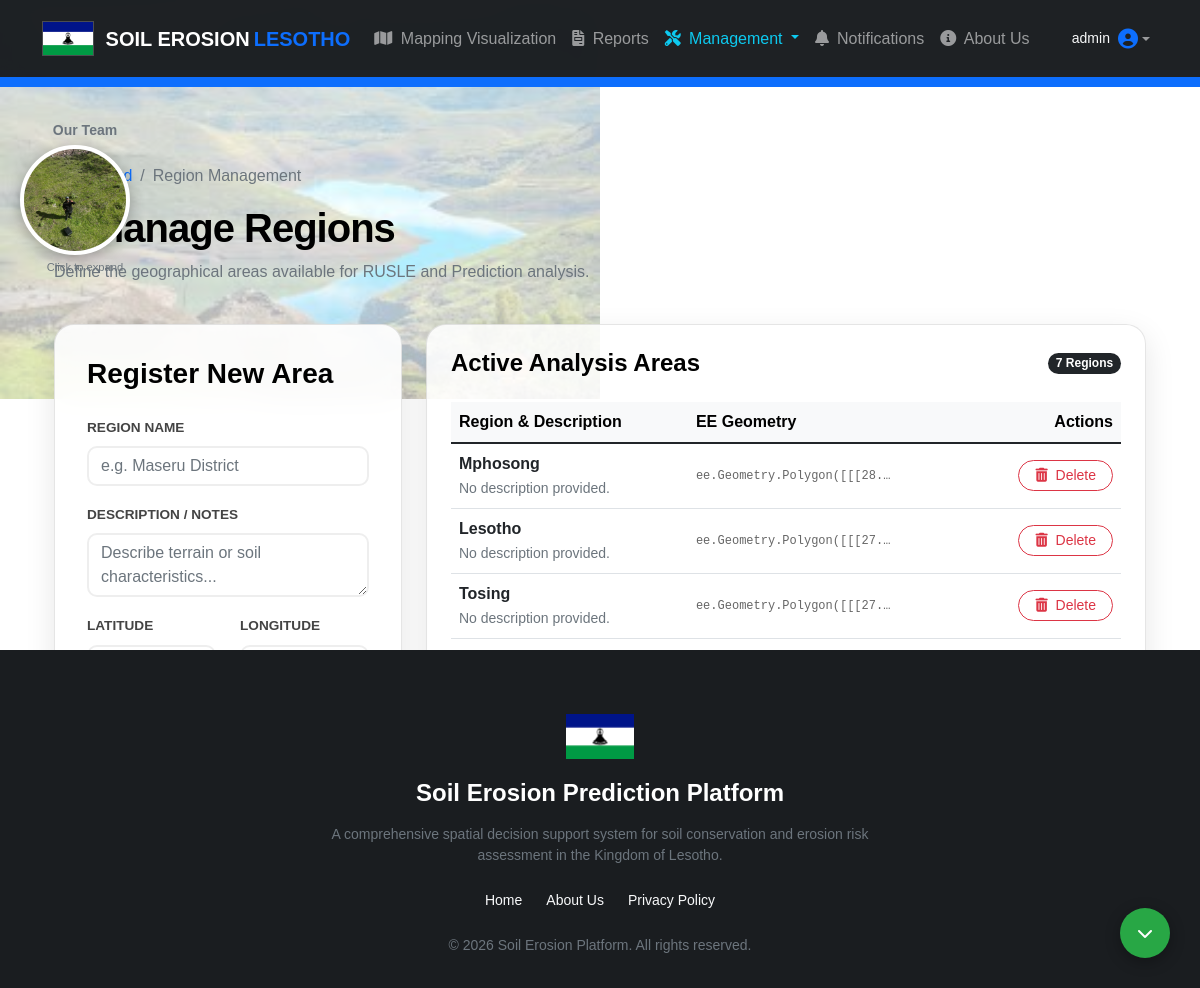
Page /manage_regions (signed in) on the committed database.
### app.py (models this page shows)
class AreaOfInterest(db.Model):
    id = db.Column(db.Integer, primary_key=True)
    region_name = db.Column(db.String(255), nullable=False)
    region_code = db.Column(db.Text, nullable=False) # Stores the EE geometry string
    description = db.Column(db.Text, nullable=True)  # New field for area details
    soil_erosion_estimates = db.relationship('soil_erosion_estimates', backref='area', lazy=True)

### app.py (the view, shortened to what this page needs)
@app.route('/manage_regions', methods=['GET', 'POST'])
def manage_regions():
    if session.get('role') not in ['admin', 'expert']:
        flash('Unauthorized! Only experts or admins can manage regions.', 'danger')
        return redirect(url_for('home'))
    logged_in = session.get('logged_in', False)
    username = session.get('username', None)
    role = session.get('role', None)
    areas = AreaOfInterest.query.all()
    return render_template('manage_regions.html',
                           logged_in=logged_in,
                           username=username,
                           role=role,
                           areas=areas)

### app.py (called while the page is built)
@app.context_processor
def inject_notif_count():
    if session.get('logged_in'):
        role = session.get('role')
        user_id = session.get('user_id')
        count = Notification.query.filter(
            ((Notification.recipient_role == role) | (Notification.sender_id == user_id)),
            (Notification.is_read == False)
        ).count()
        return dict(unread_count=count)
    return dict(unread_count=0)

### templates/manage_regions.html (shortened to what this page needs)
{% extends "base.html" %}
{% block content %}
<div class="container py-4 region-mgmt-container">
    <div class="header-section">
        <nav aria-label="breadcrumb">
            <ol class="breadcrumb">
                <li class="breadcrumb-item"><a href="/" class="text-decoration-none">Dashboard</a></li>
                <li class="breadcrumb-item active">Region Management</li>
            </ol>
        </nav>
        <h1>Manage Regions</h1>
        <p class="text-muted">Define the geographical areas available for RUSLE and Prediction analysis.</p>
    </div>
    <div class="row g-4">
        <div class="col-lg-4">
            <div class="action-card">
                <h3 class="fw-bold mb-4">Register New Area</h3>
                <form method="POST">
                    <div class="mb-3">
                        <label class="form-label">Region Name</label>
                        <input type="text" name="region_name" class="form-control" placeholder="e.g. Maseru District" required>
                    </div>
                    <div class="mb-3">
                        <label class="form-label">Description / Notes</label>
                        <textarea name="description" class="form-control" placeholder="Describe terrain or soil characteristics..." rows="2"></textarea>
                    </div>
                    <div class="row mb-3">
                        <div class="col-6">
                            <label class="form-label">Latitude</label>
                        </div>
                        <div class="col-6">
                            <label class="form-label">Longitude</label>
                        </div>
                    </div>
                    <div class="mb-4">
                        <label class="form-label">Square Side (km)</label>
                    </div>
                    <button type="submit" name="action" value="add" class="btn btn-add">
                    </button>
                </form>
            </div>
        </div>
        <div class="col-lg-8">
            <div class="region-table-container">
                <div class="d-flex justify-content-between align-items-center mb-4">
                    <h4 class="mb-0 fw-bold">Active Analysis Areas</h4>
                    <span class="badge bg-dark rounded-pill">{{ areas|length }} Regions</span>
                </div>
                <div class="table-responsive">
                    <table class="table table-hover align-middle">
                        <thead class="table-light">
                            <tr>
                                <th>Region & Description</th>
                                <th>EE Geometry</th>
                                <th class="text-end">Actions</th>
                            </tr>
                        </thead>
                        <tbody>
                            {% for area in areas %}
                            <tr>
                                <td>
                                    <div class="fw-bold text-dark">{{ area.region_name }}</div>
                                    <small class="text-muted">{{ area.description or "No description provided." }}</small>
                                </td>
                                <td>
                                    <code class="ee-code" title="{{ area.region_code }}">{{ area.region_code }}</code>
                                </td>
                                <td class="text-end">
                                    {% if confirm_delete_id == area.id %}
                                        <div class="p-2 border border-danger rounded">
                                            <p class="small text-danger fw-bold mb-2">Delete all reports too?</p>
                                            <form method="POST" class="d-inline">
                                                <input type="hidden" name="area_id" value="{{ area.id }}">
                                                <input type="hidden" name="force" value="true">
                                                <button type="submit" name="action" value="delete" class="btn btn-sm btn-danger">Yes, Delete All</button>
                                            </form>
                                            <a href="{{ url_for('manage_regions') }}" class="btn btn-sm btn-light">Cancel</a>
                                        </div>
                                    {% else %}
                                        <form method="POST" class="d-inline">
                                            <button type="submit" name="action" value="delete" class="btn btn-sm btn-outline-danger px-3 rounded-pill">
                                                <i class="fas fa-trash-alt me-1"></i> Delete
                                            </button>
                                        </form>
                                    {% endif %}
                                </td>
                            </tr>
                            {% endfor %}
                        </tbody>
                    </table>
                </div>
            </div>
        </div>
    </div>
</div>
{% endblock %}

### static/style.css (style rules this page uses)
body { font-family: Arial, sans-serif; }

### templates/manage_regions.html (style rules this page uses)
.region-mgmt-container { color: #000 !important; }
.header-section { margin-bottom: 2.5rem; }
.header-section h1 { font-weight: 800; letter-spacing: -1px; }
.action-card { background: rgba(255, 255, 255, 0.9); backdrop-filter: blur(15px); border: 1px solid rgba(0, 0, 0, 0.1); border-radius: 20px; padding: 2rem; box-shadow: 0 10px 30px rgba(0, 0, 0, 0.1); position: sticky; top: 120px; }
.region-table-container { background: rgba(255, 255, 255, 0.85); border-radius: 20px; padding: 1.5rem; border: 1px solid rgba(0, 0, 0, 0.1); box-shadow: 0 10px 30px rgba(0, 0, 0, 0.1); }
.form-label { font-weight: 700; font-size: 0.85rem; text-transform: uppercase; color: #444; }
.form-control { border-radius: 10px; border: 2px solid #eee; font-weight: 500; }
.btn-add { width: 100%; border-radius: 10px; font-weight: 700; padding: 0.7rem; background: #000; border: none; transition: 0.3s; color: white; }
.ee-code { font-family: monospace; font-size: 0.75rem; color: #666; display: block; max-width: 200px; overflow: hidden; text-overflow: ellipsis; white-space: nowrap; }

### rows in the picture
AreaOfInterest: region_name "Mphosong", description "No description provided.", region_code "ee.Geometry.Polygon([[[28.…"
AreaOfInterest: region_name "Lesotho", description "No description provided.", region_code "ee.Geometry.Polygon([[[27.…"
AreaOfInterest: region_name "Tosing", description "No description provided.", region_code "ee.Geometry.Polygon([[[27.…"

### other values in the picture
{{ username }} "admin"
{{ areas|length }} "7"
